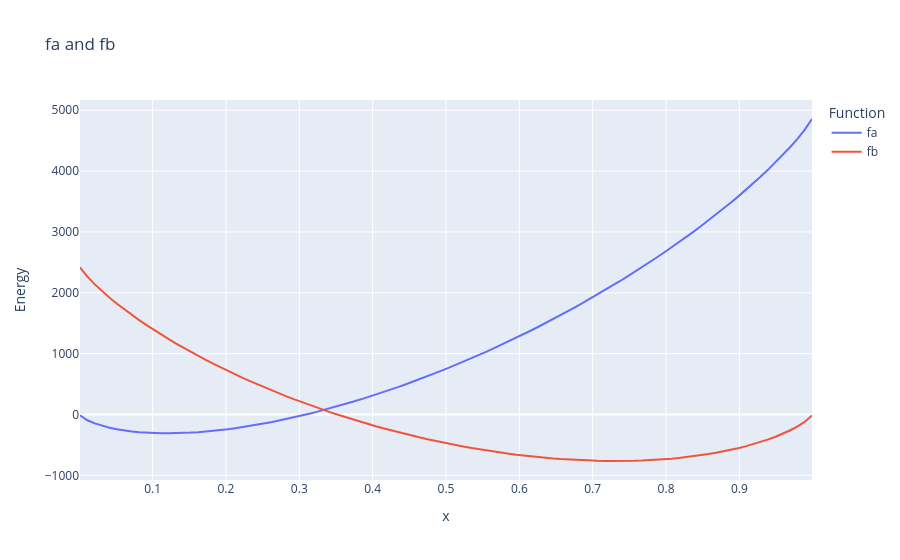

The notebook cell this image was saved under:
### Code cell
x_values = np.linspace(0.001, .999, 100)
ya = fa(c0a=x_values, c1a=1-x_values, Va=1)
yb = fb(c0b=x_values, c1b=1-x_values, Vb=1)

fig = go.Figure()
fig.add_trace(go.Scatter(x=x_values, y=ya, mode='lines', name='fa'))
fig.add_trace(go.Scatter(x=x_values, y=yb, mode='lines', name='fb'))
fig.update_layout(
    xaxis_title='x',
    yaxis_title='Energy',
    title='fa and fb',
    legend_title='Function'
)
fig.show()
